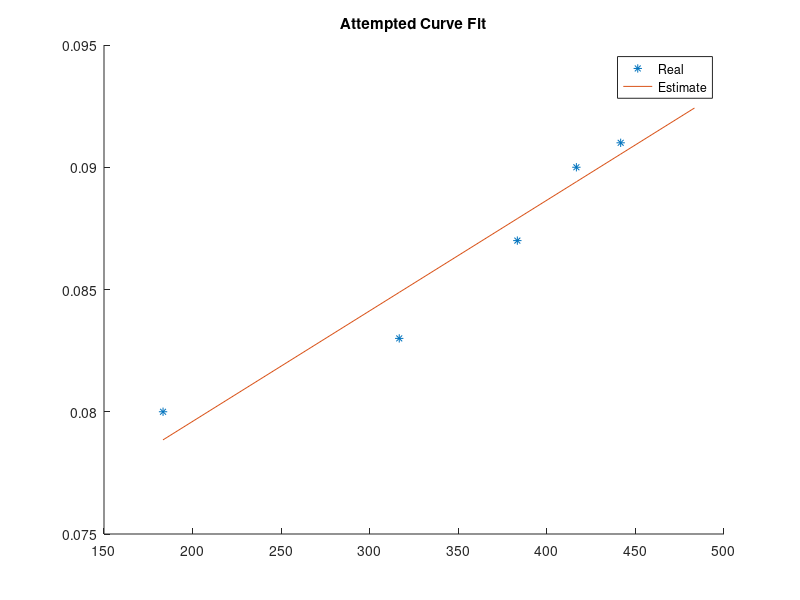

MATLAB code for this plot:
%% Simulink init script
% By Will Wu
clc, close all

%% Constant Declaration: needs revision to actual drone
m = 0.588; 

% rotation acquired via 
Jxx = 0.005;
Jyy = 0.005;
Jzz = 0.009;
g = 9.8;
motor_num = 4;



J = [Jxx 0 0; 0 Jyy 0; 0 0 Jzz];

F_b = zeros;
M_b = zeros;

x_dist = 0.225; % prop to com x distance
y_dist = 0.225; % prop to com y distance, in meters

prop_mass = 0.001; % in kg
prop_diam = 0.066; % meters
max_rpm = 29000; % rpm
max_rev = max_rpm/60;

air_density = 1.225; % kg/m^3
c_p = 0.041; % power coefficient, assume flat, constant coeff of power

T_s = 0.008;
F_s = 1/T_s;

%% Curve fit estimating thrust coefficient
rev = [11000 19000 23000 25000 26500 29000]'/60;
c_t = [0.08 0.083 0.087 0.09 0.091 0.093]';

% regressor matrix
regressor = cat(2, ones(size(rev)), rev);
k_estimate = (regressor' * regressor) \ regressor' * c_t;
offset = k_estimate(1);
slope = k_estimate(2);

residual = norm(c_t - regressor*k_estimate);
residual_cons = norm(c_t - 0.087*ones(size(c_t)));

% examine error
figure, hold on;
plot(rev, c_t, '*');
plot(rev, regressor*k_estimate);
legend('Real', 'Estimate');
title('Attempted Curve Fit');

%% Equilibrium Motor Speed, prop moment of inertia

thrust_eq = @(x) m*g/motor_num - (slope*x+offset)*air_density*x^2*...
    prop_diam^4;

motor_n_eq = fzero(@(x) thrust_eq(x), 300);
motor_omega_eq = motor_n_eq * 2 * pi;

% assuming a spinning cylinder about mid point
prop_j = 1/12*prop_mass*prop_diam^2;

%% Mixer Parameters

% sums the motor speeds into T, L, M, N
dynamics_matrix = [1 1 1 1;
                1 -1 -1 1;
                1 1 -1 -1;
                -1 1 -1 1];
            
mixer_matrix = inv(dynamics_matrix);

%% Lumped aerodynamics model

K_c = 0.22;
lumped_matrix = [K_c 0 0; 0 K_c 0; 0 0 0];

%% Gyroscopic forces and moments

motor_mix_vector = [1 -1 1 -1];
m_b_a = [0;0;0];
            


